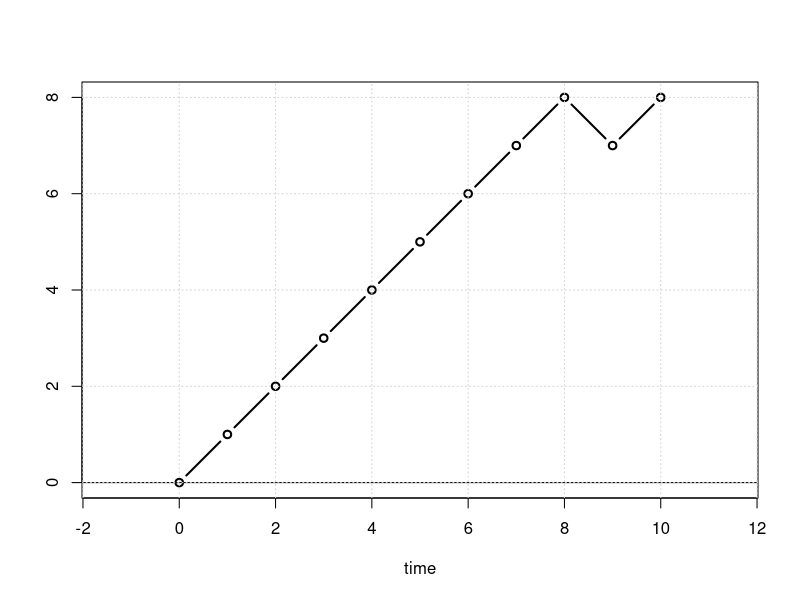
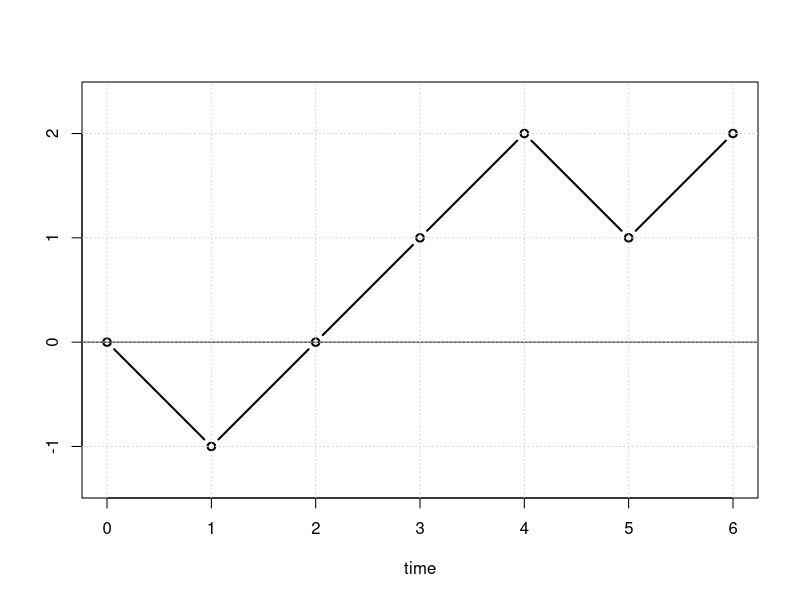

Reproduce these figures in R, in order.
rw = function(x,col=rep(1,length(x)+1)) {
    y = c(0,cumsum(2*x-1))
    plot(0:length(x),y,ty='b',xlab='time',ylab='',asp=1,lwd=2,col=col)
    abline(h=0)
    grid()
}
rw(sample(0:1,10,rep=T))
rw(c(0,1,1,1,0,1))


arw = function(x) {
    y = c(0,cumsum(2*x-1))
    tm = 0:length(x)
    X = Y = c()
    for(i in 2:length(y)) {
        Y = c(Y,seq(y[i-1],y[i],len=15))
        X = c(X,seq(tm[i-1],tm[i],len=15))
    }
    return(list(x=X,y=Y))
}
x=c(0,1,1,1,0,1)
tmp = arw(x)
